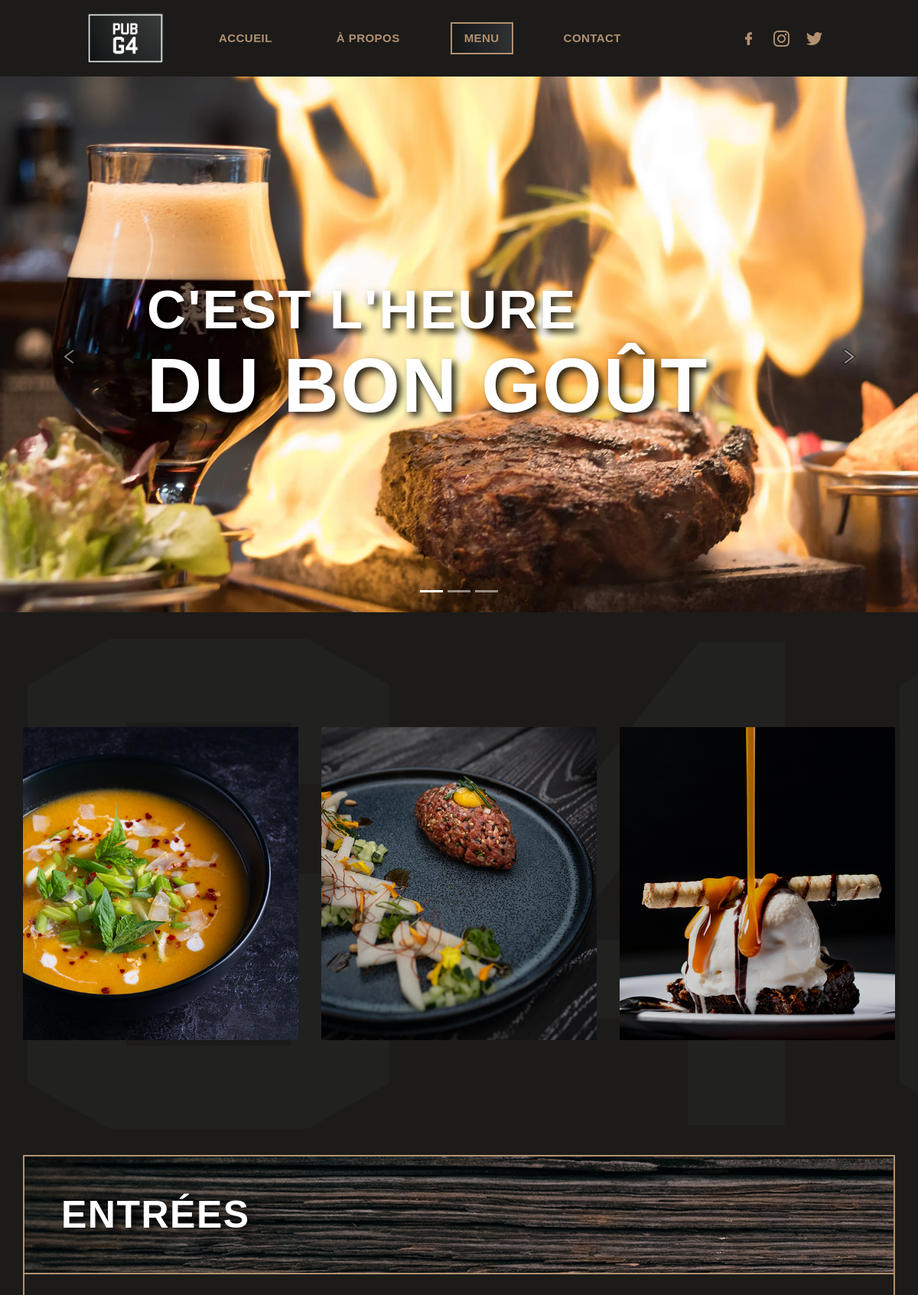
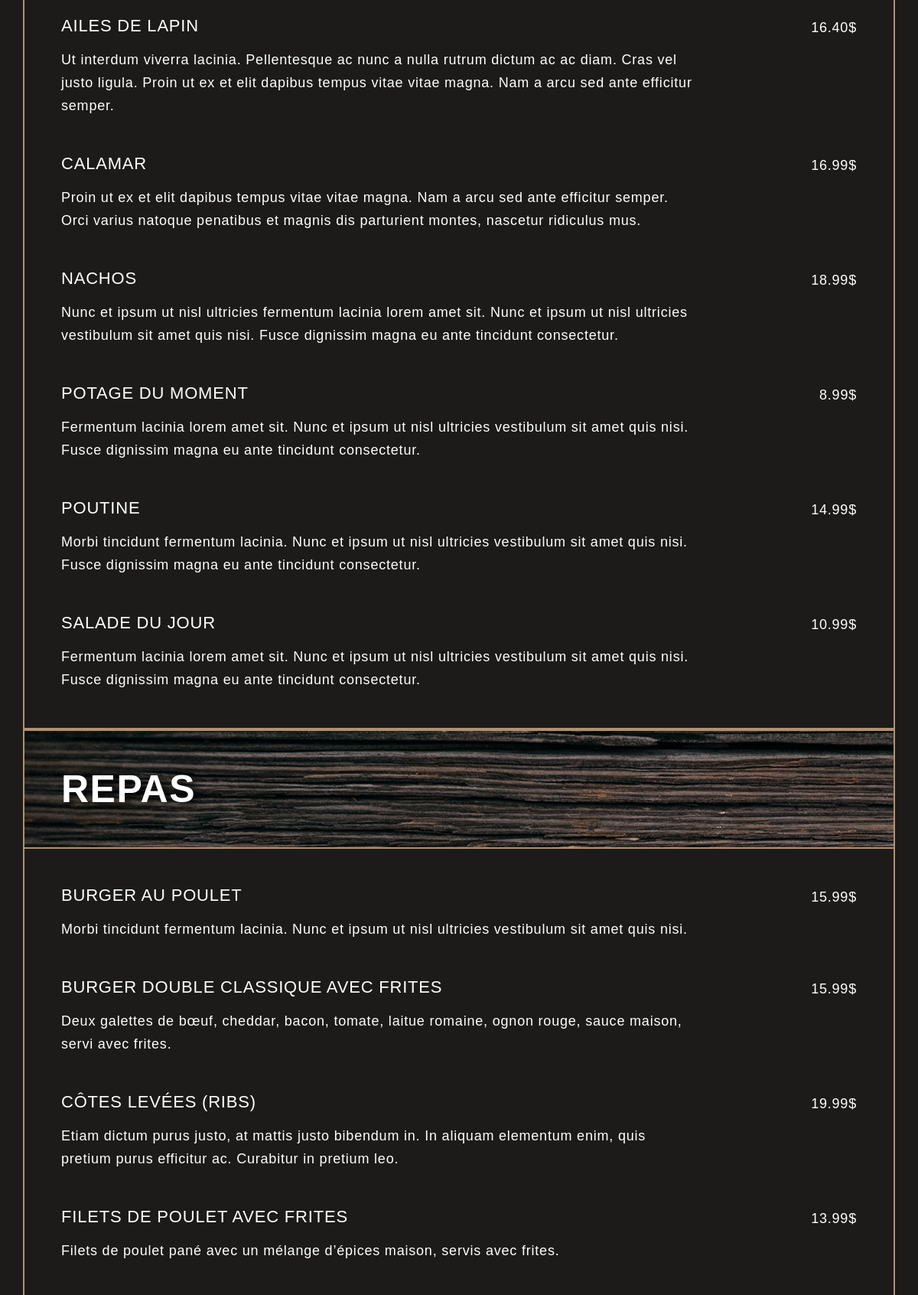
The page /menu (upper part) on the database its author committed (2 pictures, top to bottom).
### tables this page shows
CREATE TABLE `categories` (
  `id` int(11) NOT NULL,
  `name` varchar(100) NOT NULL
);

CREATE TABLE `dishes` (
  `id` int(11) NOT NULL,
  `title` varchar(50) NOT NULL,
  `description` varchar(200) NOT NULL,
  `price` float NOT NULL,
  `category_id` int(11) NOT NULL
);

### controllers/SiteController.php (called while the page is built, shortened)
<?php
require_once("models/Dishes.php");
class SiteController extends Controller {
    public function displayMenuPage(){
        $title = "MENU | PUB G4";
        $link = "menu";
        $model_categories = new Categories();
        $categories = $model_categories->allOrderById();
        $model_dishes = new Dishes();
        $dishes = $model_dishes->allDishes();
        include("views/menu.view.php");
    }
}

### index.php (called while the page is built, shortened)
<?php
require_once "controllers/SiteController.php";
require_once("config/routes.php");
$controller = new SiteController();
$chemin = $_GET["path"] ?? "index";
$methode = $routes[$chemin] ?? "error404";
$controller->{$methode}();

### config/database.php (called while the page is built)
<?php
$host = "localhost";
$username = "root";
$password = "";
$dbname = "pub_g4";

### bases/Model.php (called while the page is built, shortened)
<?php
abstract class Model {
    private static $pdo = null;
    protected $table = null;
    protected function pdo(){
        if(static::$pdo == null){
            require "config/database.php";
            static::$pdo = new PDO("mysql:host=$host;dbname=$dbname", $username, $password, array(PDO::MYSQL_ATTR_INIT_COMMAND => "SET NAMES utf8"));
            static::$pdo->setAttribute(PDO::MYSQL_ATTR_INIT_COMMAND, "SET NAMES 'utf8'");
            static::$pdo->setAttribute(PDO::ATTR_ERRMODE, PDO::ERRMODE_EXCEPTION);
            static::$pdo->setAttribute(PDO::ATTR_DEFAULT_FETCH_MODE, PDO::FETCH_ASSOC);
        }
        return static::$pdo;
    }
    public function allOrderById(){
        $sql = "SELECT *
                FROM $this->table
                ORDER BY $this->table.id ASC";
        $stmt = $this->pdo()->prepare($sql);
        $stmt->execute();
        return $stmt->fetchAll();
    }
}

### models/Dishes.php (called while the page is built, shortened)
<?php
    require_once("bases/Model.php");
    class Dishes extends Model {
        protected $table = "dishes";
        public function allDishes() : array {
            $sql = "SELECT *
                    FROM $this->table
                    ORDER BY $this->table.title ASC";
            $stmt = $this->pdo()->prepare($sql);
            $stmt->execute();
            return $stmt->fetchAll();
        }
    }
?>

### views/menu.view.php (the view, shortened to what this page needs)
<?php
include("views/parts/header.php");
?>
<main id="menu_page">
    <section id="carouselExampleDark" class="menu_carousel carousel slide" data-bs-ride="carousel">
        <div class="carousel-inner">
            <div class="carousel-caption d-flex justify-content-center align-items-center">
                <div class="container">
                    <div class="carousel_bloc d-flex d-none d-lg-block">
                        <div class="d-flex align-items-center flex-wrap">
                            <h1>C'EST L'HEURE</h1>
                            <h1 class="bold_title text-start">DU BON GOÛT</h1>
                        </div>
                    </div>
                </div>
            </div>
            <div class="carousel-indicators">
                <button type="button" data-bs-target="#carouselExampleDark" data-bs-slide-to="0" class="active" aria-current="true" aria-label="Slide 1"></button>
                <button type="button" data-bs-target="#carouselExampleDark" data-bs-slide-to="1" aria-label="Slide 2"></button>
                <button type="button" data-bs-target="#carouselExampleDark" data-bs-slide-to="2" aria-label="Slide 3"></button>
            </div>
            <div class="carousel-item active" data-bs-interval="6000">
                <img src="public/media/images/bg_menu_carousel_1.webp" class="d-block w-100 h-100" alt="Image d'un repas: un verre de bière avec un steak flambé">
            </div>
        </div>
        <button class="carousel-control-prev" type="button" data-bs-target="#carouselExampleDark" data-bs-slide="prev">
            <span class="carousel-control-prev-icon" aria-hidden="true"></span>
        </button>
        <button class="carousel-control-next" type="button" data-bs-target="#carouselExampleDark" data-bs-slide="next">
            <span class="carousel-control-next-icon" aria-hidden="true"></span>
        </button>
    </section>
    <section class="menu_img_bloc1 d-flex align-items-center justify-content-between">
        <div class="menu_img_container d-flex flex-column align-items-center justify-content-center">
            <section class="menu_images d-flex flex-wrap justify-content-between">
                <figure class="menu_img">
                    <img class="menu_item_img img-fluid" src="public/media/images/potage_du_moment.jpg">
                </figure>
                <figure class="menu_img">
                    <img class="menu_item_img img-fluid" src="public/media/images/tartare_boeuf.jpg">
                </figure>
                <figure class="menu_img">
                    <img class="menu_item_img img-fluid" src="public/media/images/brownie.jpg">
                </figure>
            </section>
        </div>
    </section>
    <?php foreach ($categories as $category) : ?>
        <div class="list_container d-flex flex-column align-items-center justify-content-center">
            <section class="list">
                <div class="list_title d-flex mb-5">
                    <h2 class="align-self-center ps-5 mb-0"><?= mb_strtoupper($category["name"]) ?></h2>
                </div>
                <?php foreach ($dishes as $dish) : ?>
                    <?php if ($category["id"] == $dish["category_id"]) : ?>
                        <div class="d-flex flex-column px-5 pb-5">
                            <div class="d-flex justify-content-between">
                                <h4 class="pb-2"><?= mb_strtoupper($dish["title"]) ?></h4>
                                <p><?= number_format((float)($dish["price"]), 2) . "$" ?></p>
                            </div>
                            <p class="list_description"><?= $dish["description"] ?></p>
                        </div>
                    <?php endif; ?>
                <?php endforeach; ?>
            </section>
        </div>
    <?php endforeach; ?>
</main>
<?php
include("views/parts/footer.php");
?>

### views/parts/header.php (shortened to what this page needs)
<!DOCTYPE html>
<html lang="en">
<head>
    <link rel="stylesheet" href="https://use.typekit.net/fjm3qcm.css">
    <link href="https://cdn.jsdelivr.net/npm/bootstrap@5.2.3/dist/css/bootstrap.min.css" rel="stylesheet">
    <link rel="stylesheet" href="public/css/style.css">
    <link rel="stylesheet" href="public/css/public_style.css">
</head>
<body>
    <header>
        <?php if($title != "Erreur 404") : ?>
            <nav class="header_nav navbar navbar-expand-lg fixed-top" v-if="">
                <div class="container-fluid">
                    <a href="index" class="link_border d-flex navbar-brand me-4 me-xl-5 p-0">
                        <img class="nav_logo" src="public/media/logo/logo.png" alt="Logo PUB G4">
                    </a>
                    <div class="collapse navbar-collapse bg-dark p-1" id="navbarSupportedContent">
                        <div class="navbar-nav me-auto mb-2 mb-lg-0">
                            <a href="index" class="link_border nav-link me-4 me-xl-5 px-3 <?php if($link == "accueil") { echo "active_link";}?> aria-current="page">ACCUEIL</a>
                            <a href="a-propos" class="link_border nav-link me-4 me-xl-5 px-3 <?php if($link == "a-propos") { echo "active_link";}?>">À PROPOS</a>
                            <a class="link_border nav-link me-4 me-xl-5 px-3 <?php if($link == "menu") { echo "active_link";}?>" href="menu">MENU</a>
                            <a href="contact" class="link_border nav-link me-4 me-xl-5 px-3 <?php if($link == "contact") { echo "active_link";}?>">CONTACT</a>
                        </div>
                        <div class="d-flex align-self-center">
                            <a href="https://www.facebook.com/" class="link_border me-1"><img class="social_icon" src="public/media/icons/facebook.png" alt="Icône Facebook"></a>
                            <a href="https://www.instagram.com/" class="link_border me-1"><img class="social_icon" src="public/media/icons/instagram.png" alt="Icône Instagram"></a>
                            <a href="https://twitter.com/" class="link_border"><img class="social_icon" src="public/media/icons/twitter.png" alt="Icône Twitter"></a>
                        </div>
                    </div>
                </div>
            </nav>
        <?php endif; ?>
    </header>

### views/parts/footer.php (shortened to what this page needs)
</body>
</html>

### public/css/style.css (style rules this page uses)
body { background-color: #1C1B19; color: white; max-width: 100%; }
body h1, body h2.h1 { font-family: futura-pt-bold, sans-serif; font-size: 71px; font-weight: 700; letter-spacing: 2.13px; line-height: 91px; text-shadow: 5px 5px 10px rgba(0, 0, 0, 0.9); color: white !important; }
body h2 { font-family: futura-pt-bold, sans-serif; font-size: 50px; font-weight: 700; letter-spacing: 1.5px; line-height: 50px; text-shadow: 5px 5px 10px rgba(0, 0, 0, 0.9); }
body h4, body label { font-family: futura-pt, sans-serif; font-size: 22px; letter-spacing: 0.8px; line-height: 26px; }
body a { font-family: proxima-nova, sans-serif !important; font-size: 15px !important; font-weight: 600 !important; color: #B29170 !important; letter-spacing: 0.45px !important; text-decoration: none; }
body p { font-family: proxima-nova, sans-serif; font-weight: 300; font-size: 18px; letter-spacing: 0.8px; line-height: 30px; margin: 0px; }
body span { font-family: proxima-nova, sans-serif; font-weight: 300; font-size: 16px; letter-spacing: 1.25px; line-height: 20px; margin: 0px; }
body .active_link { background: linear-gradient(to right, #151718, #303132) !important; border: 2px solid #B29170 !important; box-sizing: border-box !important; outline: 2px solid #262828 !important; }
body .link_border { border: 2px solid rgba(0, 0, 0, 0); box-sizing: border-box !important; color: #B29170 !important; outline: 2px solid rgba(0, 0, 0, 0) !important; }
body .social_icon { height: 35px; padding: 7px; }
body ::placeholder { font-family: proxima-nova, sans-serif; font-weight: 400; font-size: 16px; font-style: italic; letter-spacing: 0.6px; }
header .header_nav { background-color: #1C1B19; height: 100px; padding: 0px 100px; }
header .header_nav .nav_logo { height: 66.47px; width: 100px; }
header .header_nav .bg-dark { background-color: #1C1B19 !important; }
.list_container { margin: auto; max-width: 1140px; }
.list_container .list { border: 2px solid #B29170; width: 100%; }
.list_container .list .list_title { background-image: url(../media/images/bg_menu_title.jpg); border-bottom: 2px solid #B29170; height: 154px; width: 100%; }
.list_container .list .list_description { max-width: 830px; }

### public/css/public_style.css (style rules this page uses)
main .homepage_bloc, main .about_bloc, main .menu_carousel, main .contact_bloc { background-repeat: no-repeat; background-size: cover; height: calc(100vh - 100px); width: 100vw; max-width: 100%; margin-bottom: 150px; margin-top: 100px; }
#menu_page .menu_carousel { margin-bottom: 0px; }
#menu_page .carousel-control-prev-icon { background-image: url(../media/icons/arrow_prev.png); position: absolute; top: 50%; }
#menu_page .carousel-control-next-icon { background-image: url(../media/icons/arrow_next.png); position: absolute; top: 50%; }
#menu_page .carousel-item { height: calc(100vh - 100px); }
#menu_page .carousel-item img { -o-object-fit: cover !important; object-fit: cover !important; }
#menu_page .carousel-caption { position: absolute; top: 5%; z-index: 2; }
#menu_page .carousel-caption .carousel_bloc { max-width: 1140px; }
#menu_page .carousel-caption .carousel_bloc .bold_title { font-size: 100px; min-width: 750px; }
#menu_page .menu_img_bloc1 { background-repeat: repeat-x !important; }
#menu_page .menu_img_bloc1, #menu_page .menu_img_bloc2 { height: 709px; background-image: url(../media/images/bg_menu_g4.png); background-repeat: no-repeat; background-size: fill; }
#menu_page .menu_img_bloc1 .menu_img_container, #menu_page .menu_img_bloc2 .menu_img_container { width: 1140px; margin: auto; }
#menu_page .menu_img_bloc1 .menu_img_container .menu_images, #menu_page .menu_img_bloc2 .menu_img_container .menu_images { margin: 150px 0px; width: 100%; }
#menu_page .menu_img_bloc1 .menu_img_container .menu_images .menu_img, #menu_page .menu_img_bloc2 .menu_img_container .menu_images .menu_img { height: 409px; width: 360px; overflow: hidden; position: relative; }
#menu_page .menu_img_bloc1 .menu_img_container .menu_images .menu_img .menu_item_img, #menu_page .menu_img_bloc2 .menu_img_container .menu_images .menu_img .menu_item_img { height: 409px; width: 360px; overflow: hidden; transition: transform 0.5s ease-in-out; }

### rows shown on the page
categories: name "ENTRÉES"
dishes: title "AILES DE LAPIN", price "16.40", description "Ut interdum viverra lacinia. Pellentesque ac nunc a nulla rutrum dictum ac ac diam. Cras vel justo ligula. Proin ut ex et elit dapibus tempus vitae vitae magna. Nam a arcu sed ante efficitur semper."
dishes: title "CALAMAR", price "16.99", description "Proin ut ex et elit dapibus tempus vitae vitae magna. Nam a arcu sed ante efficitur semper. Orci varius natoque penatibus et magnis dis parturient montes, nascetur ridiculus mus."
dishes: title "NACHOS", price "18.99", description "Nunc et ipsum ut nisl ultricies fermentum lacinia lorem amet sit. Nunc et ipsum ut nisl ultricies vestibulum sit amet quis nisi. Fusce dignissim magna eu ante tincidunt consectetur."
dishes: title "POTAGE DU MOMENT", price "8.99", description "Fermentum lacinia lorem amet sit. Nunc et ipsum ut nisl ultricies vestibulum sit amet quis nisi. Fusce dignissim magna eu ante tincidunt consectetur."
dishes: title "POUTINE", price "14.99", description "Morbi tincidunt fermentum lacinia. Nunc et ipsum ut nisl ultricies vestibulum sit amet quis nisi. Fusce dignissim magna eu ante tincidunt consectetur."
dishes: title "SALADE DU JOUR", price "10.99", description "Fermentum lacinia lorem amet sit. Nunc et ipsum ut nisl ultricies vestibulum sit amet quis nisi. Fusce dignissim magna eu ante tincidunt consectetur."
categories: name "REPAS"
dishes: title "BURGER AU POULET", price "15.99", description "Morbi tincidunt fermentum lacinia. Nunc et ipsum ut nisl ultricies vestibulum sit amet quis nisi."
dishes: title "BURGER DOUBLE CLASSIQUE AVEC FRITES", price "15.99", description "Deux galettes de bœuf, cheddar, bacon, tomate, laitue romaine, ognon rouge, sauce maison, servi avec frites."
dishes: title "CÔTES LEVÉES (RIBS)", price "19.99", description "Etiam dictum purus justo, at mattis justo bibendum in. In aliquam elementum enim, quis pretium purus efficitur ac. Curabitur in pretium leo."
dishes: title "FILETS DE POULET AVEC FRITES", price "13.99", description "Filets de poulet pané avec un mélange d’épices maison, servis avec frites."
